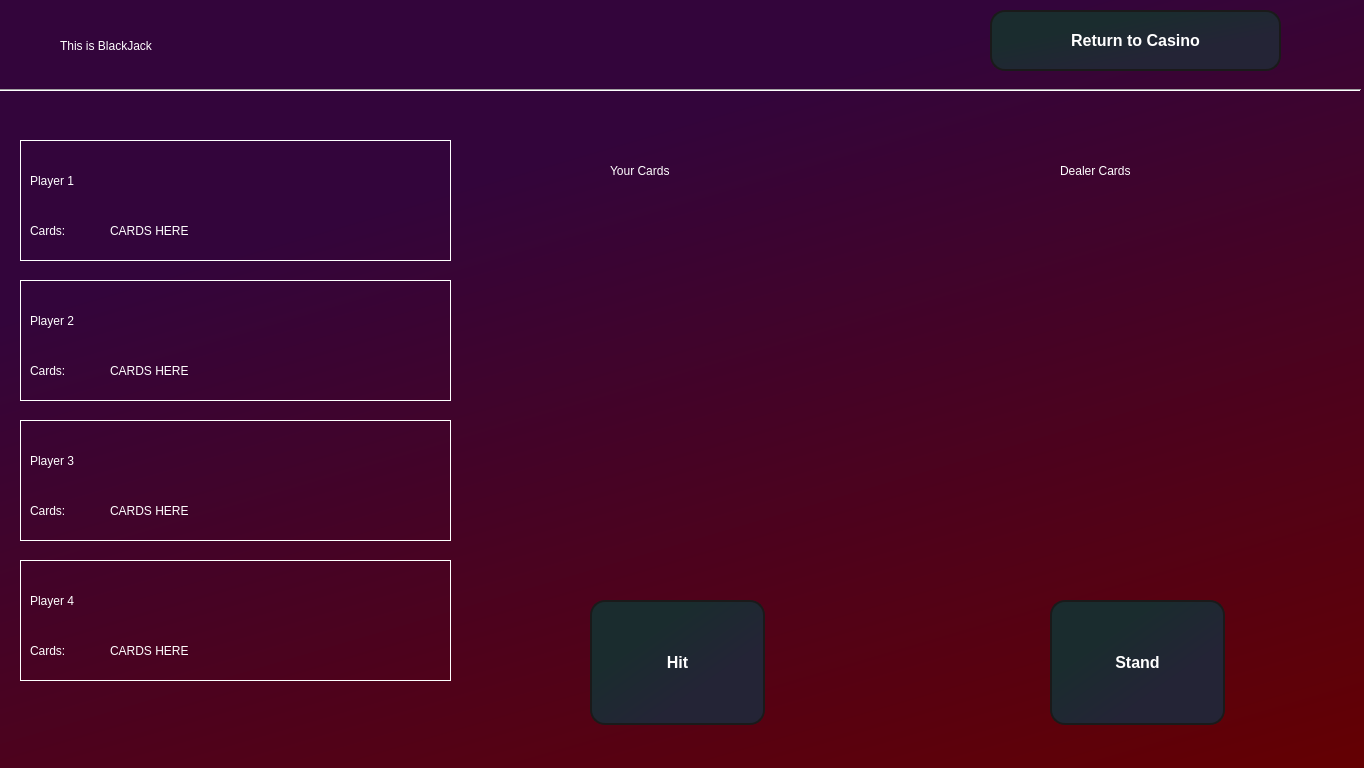
<?xml version="1.0" encoding="UTF-8"?>
<ui version="4.0">
 <class>GamePageQT</class>
 <widget class="QWidget" name="GamePageQT">
  <property name="geometry">
   <rect>
    <x>0</x>
    <y>0</y>
    <width>1364</width>
    <height>768</height>
   </rect>
  </property>
  <property name="windowTitle">
   <string>GamePageQT</string>
  </property>
  <widget class="QWidget" name="widget" native="true">
   <property name="geometry">
    <rect>
     <x>0</x>
     <y>0</y>
     <width>1366</width>
     <height>768</height>
    </rect>
   </property>
   <property name="styleSheet">
    <string notr="true">QWidget#widget{
background-color: qlineargradient(spread:pad, x1:0.533545, y1:0.136, x2:0.988636, y2:1, stop:0 rgba(51, 5, 59, 255), stop:1 rgba(100, 0, 2, 255))
}
</string>
   </property>
   <widget class="QLabel" name="label">
    <property name="geometry">
     <rect>
      <x>60</x>
      <y>20</y>
      <width>321</width>
      <height>51</height>
     </rect>
    </property>
    <property name="styleSheet">
     <string notr="true">font: 36pt &quot;Tempus Sans ITC&quot;; color: rgb(255, 255, 255);</string>
    </property>
    <property name="text">
     <string>This is BlackJack</string>
    </property>
   </widget>
   <widget class="Line" name="line">
    <property name="geometry">
     <rect>
      <x>0</x>
      <y>80</y>
      <width>1361</width>
      <height>21</height>
     </rect>
    </property>
    <property name="orientation">
     <enum>Qt::Horizontal</enum>
    </property>
   </widget>
   <widget class="QWidget" name="player1Widget" native="true">
    <property name="geometry">
     <rect>
      <x>20</x>
      <y>140</y>
      <width>431</width>
      <height>121</height>
     </rect>
    </property>
    <property name="styleSheet">
     <string notr="true">QWidget#player1Widget {
	border: 1px solid white
}</string>
    </property>
    <widget class="QLabel" name="player1Label">
     <property name="geometry">
      <rect>
       <x>10</x>
       <y>10</y>
       <width>371</width>
       <height>61</height>
      </rect>
     </property>
     <property name="styleSheet">
      <string notr="true">color: rgb(255, 255, 255);
font: 22pt &quot;Sitka&quot;;</string>
     </property>
     <property name="text">
      <string>Player 1</string>
     </property>
    </widget>
    <widget class="QLabel" name="alertMessageLabel_2">
     <property name="geometry">
      <rect>
       <x>10</x>
       <y>60</y>
       <width>81</width>
       <height>61</height>
      </rect>
     </property>
     <property name="styleSheet">
      <string notr="true">color: rgb(255, 255, 255);
font: 22pt &quot;Sitka&quot;;</string>
     </property>
     <property name="text">
      <string>Cards:</string>
     </property>
    </widget>
    <widget class="QLabel" name="player1CardsLabel">
     <property name="geometry">
      <rect>
       <x>90</x>
       <y>60</y>
       <width>271</width>
       <height>61</height>
      </rect>
     </property>
     <property name="styleSheet">
      <string notr="true">color: rgb(255, 255, 255);
font: 22pt &quot;Sitka&quot;;</string>
     </property>
     <property name="text">
      <string>CARDS HERE</string>
     </property>
    </widget>
   </widget>
   <widget class="QWidget" name="player2Widget" native="true">
    <property name="geometry">
     <rect>
      <x>20</x>
      <y>280</y>
      <width>431</width>
      <height>121</height>
     </rect>
    </property>
    <property name="styleSheet">
     <string notr="true">QWidget#player2Widget {
	border: 1px solid white
}</string>
    </property>
    <widget class="QLabel" name="player2Label">
     <property name="geometry">
      <rect>
       <x>10</x>
       <y>10</y>
       <width>371</width>
       <height>61</height>
      </rect>
     </property>
     <property name="styleSheet">
      <string notr="true">color: rgb(255, 255, 255);
font: 22pt &quot;Sitka&quot;;</string>
     </property>
     <property name="text">
      <string>Player 2</string>
     </property>
    </widget>
    <widget class="QLabel" name="alertMessageLabel_6">
     <property name="geometry">
      <rect>
       <x>10</x>
       <y>60</y>
       <width>81</width>
       <height>61</height>
      </rect>
     </property>
     <property name="styleSheet">
      <string notr="true">color: rgb(255, 255, 255);
font: 22pt &quot;Sitka&quot;;</string>
     </property>
     <property name="text">
      <string>Cards:</string>
     </property>
    </widget>
    <widget class="QLabel" name="player2CardsLabel">
     <property name="geometry">
      <rect>
       <x>90</x>
       <y>60</y>
       <width>271</width>
       <height>61</height>
      </rect>
     </property>
     <property name="styleSheet">
      <string notr="true">color: rgb(255, 255, 255);
font: 22pt &quot;Sitka&quot;;</string>
     </property>
     <property name="text">
      <string>CARDS HERE</string>
     </property>
    </widget>
   </widget>
   <widget class="QWidget" name="player3Widget" native="true">
    <property name="geometry">
     <rect>
      <x>20</x>
      <y>420</y>
      <width>431</width>
      <height>121</height>
     </rect>
    </property>
    <property name="styleSheet">
     <string notr="true">QWidget#player3Widget {
	border: 1px solid white
}</string>
    </property>
    <widget class="QLabel" name="player3Label">
     <property name="geometry">
      <rect>
       <x>10</x>
       <y>10</y>
       <width>371</width>
       <height>61</height>
      </rect>
     </property>
     <property name="styleSheet">
      <string notr="true">color: rgb(255, 255, 255);
font: 22pt &quot;Sitka&quot;;</string>
     </property>
     <property name="text">
      <string>Player 3</string>
     </property>
    </widget>
    <widget class="QLabel" name="alertMessageLabel_8">
     <property name="geometry">
      <rect>
       <x>10</x>
       <y>60</y>
       <width>81</width>
       <height>61</height>
      </rect>
     </property>
     <property name="styleSheet">
      <string notr="true">color: rgb(255, 255, 255);
font: 22pt &quot;Sitka&quot;;</string>
     </property>
     <property name="text">
      <string>Cards:</string>
     </property>
    </widget>
    <widget class="QLabel" name="player3CardsLabel">
     <property name="geometry">
      <rect>
       <x>90</x>
       <y>60</y>
       <width>271</width>
       <height>61</height>
      </rect>
     </property>
     <property name="styleSheet">
      <string notr="true">color: rgb(255, 255, 255);
font: 22pt &quot;Sitka&quot;;</string>
     </property>
     <property name="text">
      <string>CARDS HERE</string>
     </property>
    </widget>
   </widget>
   <widget class="QWidget" name="player4Widget" native="true">
    <property name="geometry">
     <rect>
      <x>20</x>
      <y>560</y>
      <width>431</width>
      <height>121</height>
     </rect>
    </property>
    <property name="styleSheet">
     <string notr="true">QWidget#player4Widget {
	border: 1px solid white
}</string>
    </property>
    <widget class="QLabel" name="player4Label">
     <property name="geometry">
      <rect>
       <x>10</x>
       <y>10</y>
       <width>371</width>
       <height>61</height>
      </rect>
     </property>
     <property name="styleSheet">
      <string notr="true">color: rgb(255, 255, 255);
font: 22pt &quot;Sitka&quot;;</string>
     </property>
     <property name="text">
      <string>Player 4</string>
     </property>
    </widget>
    <widget class="QLabel" name="alertMessageLabel_9">
     <property name="geometry">
      <rect>
       <x>10</x>
       <y>60</y>
       <width>81</width>
       <height>61</height>
      </rect>
     </property>
     <property name="styleSheet">
      <string notr="true">color: rgb(255, 255, 255);
font: 22pt &quot;Sitka&quot;;</string>
     </property>
     <property name="text">
      <string>Cards:</string>
     </property>
    </widget>
    <widget class="QLabel" name="player4CardsLabel">
     <property name="geometry">
      <rect>
       <x>90</x>
       <y>60</y>
       <width>271</width>
       <height>61</height>
      </rect>
     </property>
     <property name="styleSheet">
      <string notr="true">color: rgb(255, 255, 255);
font: 22pt &quot;Sitka&quot;;</string>
     </property>
     <property name="text">
      <string>CARDS HERE</string>
     </property>
    </widget>
   </widget>
   <widget class="QWidget" name="widget_2" native="true">
    <property name="geometry">
     <rect>
      <x>500</x>
      <y>140</y>
      <width>841</width>
      <height>451</height>
     </rect>
    </property>
    <widget class="QLabel" name="player1CardsLabel_2">
     <property name="geometry">
      <rect>
       <x>110</x>
       <y>0</y>
       <width>121</width>
       <height>61</height>
      </rect>
     </property>
     <property name="styleSheet">
      <string notr="true">color: rgb(255, 255, 255);
font: 22pt &quot;Sitka&quot;;</string>
     </property>
     <property name="text">
      <string>Your Cards</string>
     </property>
    </widget>
    <widget class="QLabel" name="player1CardsLabel_3">
     <property name="geometry">
      <rect>
       <x>560</x>
       <y>0</y>
       <width>271</width>
       <height>61</height>
      </rect>
     </property>
     <property name="styleSheet">
      <string notr="true">color: rgb(255, 255, 255);
font: 22pt &quot;Sitka&quot;;</string>
     </property>
     <property name="text">
      <string>Dealer Cards</string>
     </property>
    </widget>
    <widget class="QListView" name="yourCardsListView">
     <property name="geometry">
      <rect>
       <x>20</x>
       <y>50</y>
       <width>321</width>
       <height>381</height>
      </rect>
     </property>
     <property name="styleSheet">
      <string notr="true">background-color: transparent;
color: rgb(255, 255, 255);</string>
     </property>
    </widget>
    <widget class="QListView" name="dealerCardsListView">
     <property name="geometry">
      <rect>
       <x>470</x>
       <y>50</y>
       <width>321</width>
       <height>381</height>
      </rect>
     </property>
     <property name="styleSheet">
      <string notr="true">background-color: transparent;
color: rgb(255, 255, 255);</string>
     </property>
    </widget>
   </widget>
   <widget class="QPushButton" name="hitButton">
    <property name="geometry">
     <rect>
      <x>590</x>
      <y>600</y>
      <width>175</width>
      <height>125</height>
     </rect>
    </property>
    <property name="styleSheet">
     <string notr="true"> background-color: qlineargradient(spread:pad, x1:0.078, y1:0.0686364,  x2:1, y2:1, stop:0.242938 rgba(26, 44, 46, 255), stop:0.655367 rgba(36, 36, 54, 255));
  border: 2px solid #1A1A1A;
  border-radius: 15px;
  box-sizing: border-box;
  color: rgb(255, 255, 255);
  cursor: pointer;
  display: inline-block;
  font-family: Roobert,-apple-system,BlinkMacSystemFont,&quot;Segoe UI&quot;,Helvetica,Arial,sans-serif,&quot;Apple Color Emoji&quot;,&quot;Segoe UI Emoji&quot;,&quot;Segoe UI Symbol&quot;;
  font-size: 16px;
  font-weight: 600;
</string>
    </property>
    <property name="text">
     <string>Hit</string>
    </property>
   </widget>
   <widget class="QPushButton" name="standButton">
    <property name="geometry">
     <rect>
      <x>1050</x>
      <y>600</y>
      <width>175</width>
      <height>125</height>
     </rect>
    </property>
    <property name="styleSheet">
     <string notr="true"> background-color: qlineargradient(spread:pad, x1:0.078, y1:0.0686364,  x2:1, y2:1, stop:0.242938 rgba(26, 44, 46, 255), stop:0.655367 rgba(36, 36, 54, 255));
  border: 2px solid #1A1A1A;
  border-radius: 15px;
  box-sizing: border-box;
  color: rgb(255, 255, 255);
  cursor: pointer;
  display: inline-block;
  font-family: Roobert,-apple-system,BlinkMacSystemFont,&quot;Segoe UI&quot;,Helvetica,Arial,sans-serif,&quot;Apple Color Emoji&quot;,&quot;Segoe UI Emoji&quot;,&quot;Segoe UI Symbol&quot;;
  font-size: 16px;
  font-weight: 600;
</string>
    </property>
    <property name="text">
     <string>Stand</string>
    </property>
   </widget>
   <widget class="QPushButton" name="pushButton">
    <property name="geometry">
     <rect>
      <x>990</x>
      <y>10</y>
      <width>291</width>
      <height>61</height>
     </rect>
    </property>
    <property name="styleSheet">
     <string notr="true"> background-color: qlineargradient(spread:pad, x1:0.078, y1:0.0686364,  x2:1, y2:1, stop:0.242938 rgba(26, 44, 46, 255), stop:0.655367 rgba(36, 36, 54, 255));
  border: 2px solid #1A1A1A;
  border-radius: 15px;
  box-sizing: border-box;
  color: rgb(255, 255, 255);
  cursor: pointer;
  display: inline-block;
  font-family: Roobert,-apple-system,BlinkMacSystemFont,&quot;Segoe UI&quot;,Helvetica,Arial,sans-serif,&quot;Apple Color Emoji&quot;,&quot;Segoe UI Emoji&quot;,&quot;Segoe UI Symbol&quot;;
  font-size: 16px;
  font-weight: 600;
</string>
    </property>
    <property name="text">
     <string>Return to Casino</string>
    </property>
   </widget>
  </widget>
 </widget>
 <layoutdefault spacing="6" margin="11"/>
 <resources/>
 <connections/>
</ui>
